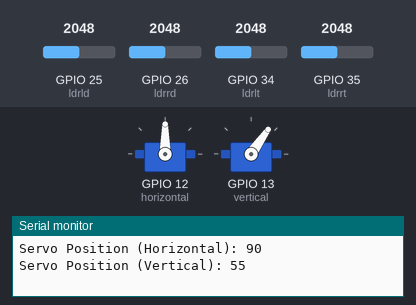
The sketch below on a simulated ESP32. Parts: 2 × servo, the last lines printed to the serial monitor. The test bench sets the inputs (shaded band); at power-on: GPIO 25 (ldrld) = 2048, GPIO 35 (ldrrt) = 2048, GPIO 26 (ldrrd) = 2048, GPIO 34 (ldrlt) = 2048.

Above: at 3.7 s.
3.8 s: GPIO 25 (ldrld) set to 2866
At 5.5 s:
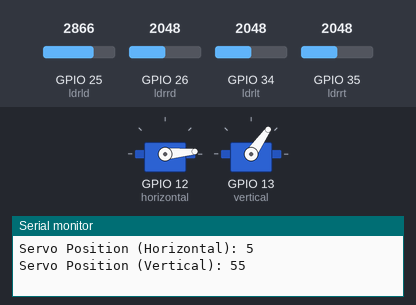
6.1 s: GPIO 35 (ldrrt) set to 2097
At 7.4 s:
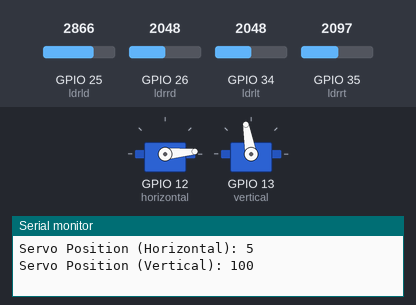
8.3 s: GPIO 26 (ldrrd) set to 2823
10.2 s: GPIO 26 (ldrrd) set to 2938
At 13.0 s:
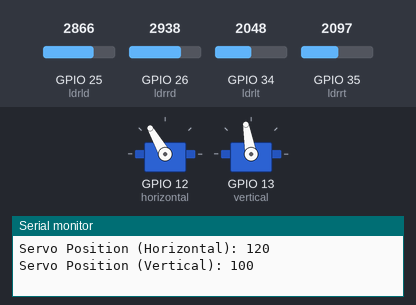
13.8 s: GPIO 34 (ldrlt) set to 2156
At 15.2 s:
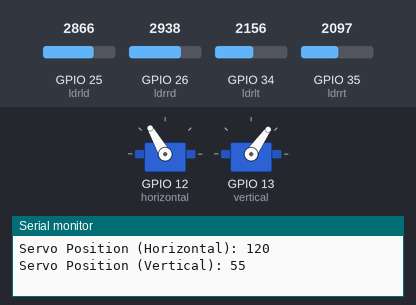
15.9 s: GPIO 25 (ldrld) set to 3972
At 17.2 s:
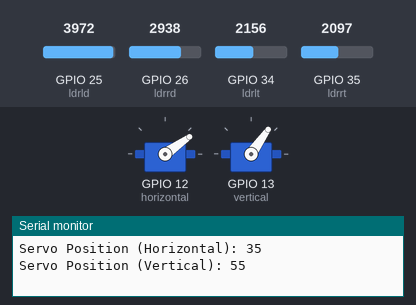
Timing chart, 0 to 19.3 s (numbered marks = the images above; inputs shaded):
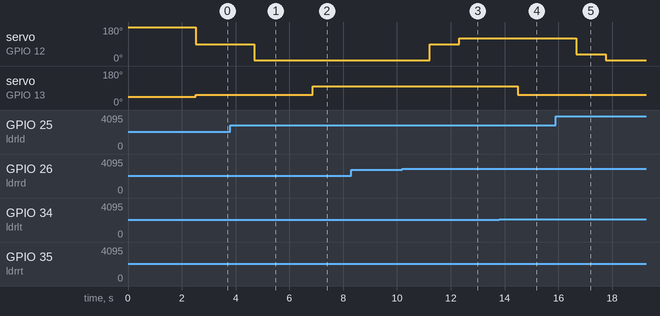

The sketch:

esp32_code.ino
```cpp
#include <ESP32_Servo.h>
Servo horizontal;
Servo vertical;
int servoh = 90;
int servov = 45;
int servohLimitHigh = 120;
int servohLimitLow = 5;
int servovLimitHigh = 100;
int servovLimitLow = 55;
int ldrlt = 34;
int ldrrt = 35;
int ldrld = 25;
int ldrrd = 26;
void setup() {
Serial.begin(9600);
horizontal.attach(12);
vertical.attach(13);
horizontal.write(180);
vertical.write(45);
delay(2500);
}
void loop() {
int lt = analogRead(ldrlt);
int rt = analogRead(ldrrt);
int ld = analogRead(ldrld);
int rd = analogRead(ldrrd);
Serial.print("LDR Values - Top Left: ");
Serial.print(lt);
Serial.print(" | Top Right: ");
Serial.print(rt);
Serial.print(" | Down Left: ");
Serial.print(ld);
Serial.print(" | Down Right: ");
Serial.println(rd);
int diffHorizontal = abs(ld - rd);
int diffVertical = abs(lt - rt);
if (ld > rd) {
servoh -= 85;
} else if (rd > ld) {
servoh += 85;
}
if (lt > rt) {
servov -= 85;
} else if (rt > lt) {
servov += 85;
}
servoh = constrain(servoh, servohLimitLow, servohLimitHigh);
servov = constrain(servov, servovLimitLow, servovLimitHigh);
horizontal.write(servoh);
vertical.write(servov);
Serial.print("Servo Position (Horizontal): ");
Serial.println(servoh);
Serial.print("Servo Position (Vertical): ");
Serial.println(servov);
delay(1000);
}
```

Measured:
- the behaviour switches between 2048 and 2049 on GPIO 35 (ldrrt) (found by bisection; images 1 and 2)
- the behaviour switches between 2866 and 2867 on GPIO 26 (ldrrd) (found by bisection; images 2 and 3)
- the behaviour switches between 2097 and 2098 on GPIO 34 (ldrlt) (found by bisection; images 3 and 4)
- after the input at 3.8 s, servo on GPIO 12 (horizontal): 90° → 5° after 0.90 s
- after the input at 6.1 s, servo on GPIO 13 (vertical): 55° → 100° after 0.77 s
- after the input at 10.2 s, servo on GPIO 12 (horizontal): 5° → 90° after 1.0 s, → 120° 1.1 s later
- after the input at 13.8 s, servo on GPIO 13 (vertical): 100° → 55° after 0.69 s
- after the input at 15.9 s, servo on GPIO 12 (horizontal): 120° → 35° after 0.77 s, → 5° 1.1 s later
